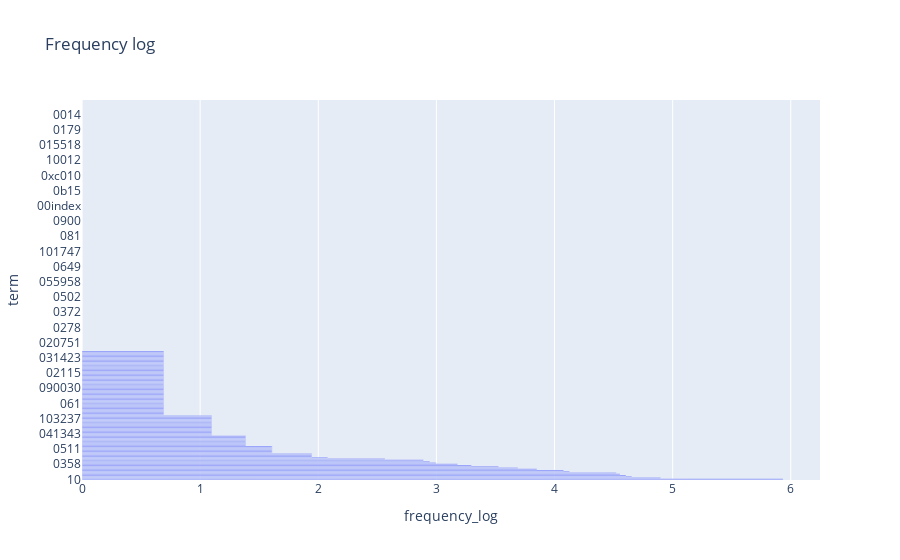

Here is the notebook cell this chart was saved with:
### Markdown cell above
### >>> **Exercise 15 (take home):** 
You can copy the code from the previous exercise and change the 'term_frequencies' variable for the 'term_frequencies_log', comment about the differences that you observe and talk about other possible insights that we can get from a log distribution.

### Code cell
# Answer here
import math
import plotly.express as px
import pandas as pd

terms_15 = count_vect.get_feature_names_out()[:300]
freqs_temp =  np.asarray(X_counts.sum(axis = 0))[0] 
freqs_log = [math.log(i) for i in freqs_temp]

df_15 = pd.DataFrame({
    'term': terms_15,
    'frequency_log': freqs_log[:300]
}).sort_values('frequency_log', ascending = False)

img_15= px.bar(
    df_15,
    x = 'term',
    y = 'frequency_log',
    title = 'Frequency log'
)

img_15.show()

#differences:

""" 
1.
    Log plot: highlights relative differences, which make terms with lower frequency more visible
    Original (raw count) plot: showcases the exact count, which means the outlier values may be "dominating" the view

2. 
    Log plot: compresses the extreme values (the tallest bars i.e.), preventing the most common words from "dwarfing" the rest
    Original (raw count) plot: Any term under a certain amount of appearances (terms with low or moderate counts) appears visually negligible
    since the extreme values dwarf the rest altogether

3. 
    Log plot: flattens the "long tail" in the original plot, which makes the overall distribution more visible and easier to be interpreted
    Original (raw count) plot: generally looks like a long tail at the end of the rarely used words. Only a few frequent terms are visible enough, while
    at the other end the words (the rarest ones) are barely visible.
"""

### Figure 1 — Plotly figure (JSON) as saved in the notebook; plotly's stock layout.template omitted (floating-point values rounded to 4 significant figures; data arrays with more than 128 entries replaced by an {"elided": "..."} marker saying what was removed)
{"data": [{"alignmentgroup": "True", "hovertemplate": "frequency_log=%{x}<br>term=%{y}<extra></extra>", "legendgroup": "", "marker": {"color": "#636efa", "pattern": {"shape": ""}}, "name": "", "offsetgroup": "", "orientation": "h", "showlegend": false, "textposition": "auto", "type": "bar", "x": {"elided": "300 float values"}, "xaxis": "x", "y": {"elided": "300 str values"}, "yaxis": "y"}], "layout": {"barmode": "relative", "legend": {"tracegroupgap": 0}, "title": {"text": "Frequency log"}, "xaxis": {"anchor": "y", "domain": [0, 1], "title": {"text": "frequency_log"}}, "yaxis": {"anchor": "x", "domain": [0, 1], "title": {"text": "term"}}}}
